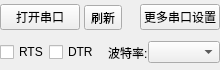
<?xml version="1.0" encoding="UTF-8"?>
<ui version="4.0">
 <class>myserial_config</class>
 <widget class="QWidget" name="myserial_config">
  <property name="geometry">
   <rect>
    <x>0</x>
    <y>0</y>
    <width>220</width>
    <height>70</height>
   </rect>
  </property>
  <property name="minimumSize">
   <size>
    <width>220</width>
    <height>70</height>
   </size>
  </property>
  <property name="maximumSize">
   <size>
    <width>220</width>
    <height>67</height>
   </size>
  </property>
  <property name="windowTitle">
   <string>Form</string>
  </property>
  <layout class="QVBoxLayout" name="verticalLayout">
   <property name="spacing">
    <number>0</number>
   </property>
   <property name="leftMargin">
    <number>0</number>
   </property>
   <property name="topMargin">
    <number>0</number>
   </property>
   <property name="rightMargin">
    <number>0</number>
   </property>
   <property name="bottomMargin">
    <number>0</number>
   </property>
   <item>
    <widget class="QWidget" name="widget" native="true">
     <layout class="QHBoxLayout" name="horizontalLayout">
      <property name="spacing">
       <number>4</number>
      </property>
      <property name="leftMargin">
       <number>0</number>
      </property>
      <property name="topMargin">
       <number>0</number>
      </property>
      <property name="rightMargin">
       <number>0</number>
      </property>
      <property name="bottomMargin">
       <number>0</number>
      </property>
      <item>
       <widget class="QPushButton" name="serialswitch">
        <property name="text">
         <string>打开串口</string>
        </property>
       </widget>
      </item>
      <item>
       <widget class="QToolButton" name="refreshbtn">
        <property name="text">
         <string>刷新</string>
        </property>
       </widget>
      </item>
      <item>
       <spacer name="horizontalSpacer_2">
        <property name="orientation">
         <enum>Qt::Horizontal</enum>
        </property>
        <property name="sizeHint" stdset="0">
         <size>
          <width>40</width>
          <height>20</height>
         </size>
        </property>
       </spacer>
      </item>
      <item>
       <widget class="QPushButton" name="pushButton">
        <property name="text">
         <string>更多串口设置</string>
        </property>
       </widget>
      </item>
     </layout>
    </widget>
   </item>
   <item>
    <widget class="QWidget" name="widget_2" native="true">
     <layout class="QHBoxLayout" name="horizontalLayout_2">
      <property name="spacing">
       <number>0</number>
      </property>
      <property name="leftMargin">
       <number>0</number>
      </property>
      <property name="topMargin">
       <number>0</number>
      </property>
      <property name="rightMargin">
       <number>0</number>
      </property>
      <property name="bottomMargin">
       <number>0</number>
      </property>
      <item>
       <widget class="QCheckBox" name="checkBox">
        <property name="text">
         <string>RTS</string>
        </property>
       </widget>
      </item>
      <item>
       <widget class="QCheckBox" name="checkBox_2">
        <property name="text">
         <string>DTR</string>
        </property>
       </widget>
      </item>
      <item>
       <spacer name="horizontalSpacer">
        <property name="orientation">
         <enum>Qt::Horizontal</enum>
        </property>
        <property name="sizeHint" stdset="0">
         <size>
          <width>40</width>
          <height>20</height>
         </size>
        </property>
       </spacer>
      </item>
      <item>
       <widget class="QLabel" name="label">
        <property name="maximumSize">
         <size>
          <width>40</width>
          <height>16777215</height>
         </size>
        </property>
        <property name="text">
         <string>波特率:</string>
        </property>
       </widget>
      </item>
      <item>
       <widget class="QComboBox" name="comboBox"/>
      </item>
     </layout>
    </widget>
   </item>
  </layout>
 </widget>
 <resources/>
 <connections/>
</ui>
